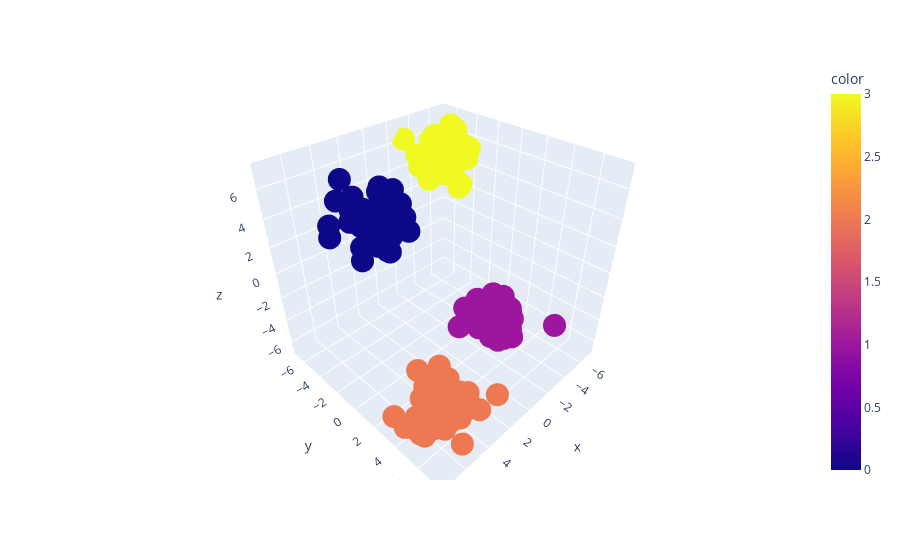

Notebook code cell kept with this figure:
### Code cell
fig = px.scatter_3d(x =df1['col1'],y =df1['col2'],z=df1['col3'],color =df1['label'])
fig.show()

### Figure 1 — Plotly figure (JSON) as saved in the notebook; plotly's stock layout.template omitted (floating-point values rounded to 4 significant figures; data arrays with more than 128 entries replaced by an {"elided": "..."} marker saying what was removed)
{"data": [{"hovertemplate": "x=%{x}<br>y=%{y}<br>z=%{z}<br>color=%{marker.color}<extra></extra>", "legendgroup": "", "marker": {"color": {"elided": "200 int values"}, "coloraxis": "coloraxis", "symbol": "circle"}, "mode": "markers", "name": "", "scene": "scene", "showlegend": false, "type": "scatter3d", "x": {"elided": "200 float values"}, "y": {"elided": "200 float values"}, "z": {"elided": "200 float values"}}], "layout": {"coloraxis": {"colorbar": {"title": {"text": "color"}}, "colorscale": [[0, "#0d0887"], [0.1111, "#46039f"], [0.2222, "#7201a8"], [0.3333, "#9c179e"], [0.4444, "#bd3786"], [0.5556, "#d8576b"], [0.6667, "#ed7953"], [0.7778, "#fb9f3a"], [0.8889, "#fdca26"], [1, "#f0f921"]]}, "legend": {"tracegroupgap": 0}, "margin": {"t": 60}, "scene": {"domain": {"x": [0, 1], "y": [0, 1]}, "xaxis": {"title": {"text": "x"}}, "yaxis": {"title": {"text": "y"}}, "zaxis": {"title": {"text": "z"}}}}}
